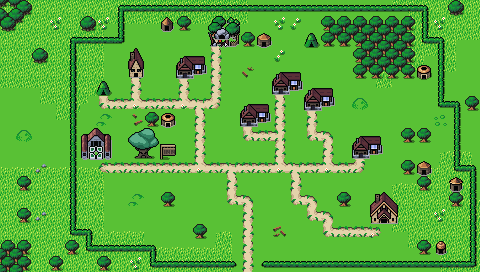

A level layout from a 2D game, rendered from its tile map. Below: a short description, then the map file with tile-grid data replaced by summaries:
An orthogonal 30x17 tile map with 16x16 px tiles, 4 tile layers (Background, Ground, Foreground, AboveSprites), 3 tilesets and 13 objects.

<map version="1.9" tiledversion="1.9.2" orientation="orthogonal" renderorder="right-down" width="30" height="17" tilewidth="16" tileheight="16" infinite="0" nextlayerid="6" nextobjectid="55">
 <editorsettings>
  <export target="wastetown..tmx" format="tmx" />
 </editorsettings>
 <tileset firstgid="1" source="../tileset/main.tsx" />
 <tileset firstgid="10113" source="../tileset/buildings.tsx" />
 <tileset firstgid="11905" source="../tileset/buildings-nocollide.tsx" />
 <layer id="1" name="Background" width="30" height="17">
  <data>[510 cells, 510 non-empty, 17 distinct tile ids]</data>
 </layer>
 <layer id="2" name="Ground" width="30" height="17">
  <data>[510 cells, 164 non-empty, 29 distinct tile ids]</data>
 </layer>
 <layer id="3" name="Foreground" width="30" height="17">
  <properties>
   <property name="spriteLayer" type="bool" value="true" />
  </properties>
  <data>[510 cells, 44 non-empty, 28 distinct tile ids]</data>
 </layer>
 <layer id="5" name="AboveSprites" width="30" height="17">
  <data>[510 cells, 61 non-empty, 30 distinct tile ids]</data>
 </layer>
 <objectgroup id="4" name="Objects">
  <object id="38" template="../obj/entry_up.tx" x="240" y="272" />
  <object id="41" template="../obj/shop.tx" x="129" y="82">
   <properties>
    <property name="commonShopList" value="Elf,Wolf,Druid,Squirrel,Sliver2Green,Wolf4Green" />
    <property name="mythicShopList" value="Planeswalker,WUBRG,Vehicle,Artifact,Equip,Wand,Legend4Green" />
    <property name="rareShopList" value="Simic,Golgari,Gruul,Selesnya,Creature6Green,Multicolor,Land4Green,PhyrexianGreen" />
    <property name="uncommonShopList" value="Creature2Green,Creature,Green" />
   </properties>
  </object>
  <object id="42" template="../obj/shop.tx" x="304" y="114">
   <properties>
    <property name="commonShopList" value="Elf,Wolf,Druid,Squirrel,Sliver2Green,Wolf4Green" />
    <property name="mythicShopList" value="Planeswalker,WUBRG,Vehicle,Artifact,Equip,Wand,Legend4Green" />
    <property name="rareShopList" value="Simic,Golgari,Gruul,Selesnya,Creature6Green,Multicolor,Land4Green,PhyrexianGreen" />
    <property name="uncommonShopList" value="Creature2Green,Creature,Green" />
   </properties>
  </object>
  <object id="43" template="../obj/shop.tx" x="352" y="162">
   <properties>
    <property name="commonShopList" value="Elf,Wolf,Druid,Squirrel,Sliver2Green,Wolf4Green" />
    <property name="mythicShopList" value="Planeswalker,WUBRG,Vehicle,Artifact,Equip,Wand,Legend4Green" />
    <property name="rareShopList" value="Simic,Golgari,Gruul,Selesnya,Creature6Green,Multicolor,Land4Green,PhyrexianGreen" />
    <property name="uncommonShopList" value="Creature2Green,Creature,Green" />
   </properties>
  </object>
  <object id="44" template="../obj/shop.tx" x="177" y="81">
   <properties>
    <property name="commonShopList" value="Elf,Wolf,Druid,Squirrel,Sliver2Green,Wolf4Green" />
    <property name="mythicShopList" value="Planeswalker,WUBRG,Vehicle,Artifact,Equip,Wand,Legend4Green" />
    <property name="rareShopList" value="Simic,Golgari,Gruul,Selesnya,Creature6Green,Multicolor,Land4Green,PhyrexianGreen" />
    <property name="uncommonShopList" value="Creature2Green,Creature,Green" />
   </properties>
  </object>
  <object id="45" template="../obj/shop.tx" x="240" y="129">
   <properties>
    <property name="commonShopList" value="Elf,Wolf,Druid,Squirrel,Sliver2Green,Wolf4Green" />
    <property name="mythicShopList" value="Planeswalker,WUBRG,Vehicle,Artifact,Equip,Wand,Legend4Green" />
    <property name="rareShopList" value="Simic,Golgari,Gruul,Selesnya,Creature6Green,Multicolor,Land4Green,PhyrexianGreen" />
    <property name="uncommonShopList" value="Creature2Green,Creature,Green" />
   </properties>
  </object>
  <object id="46" template="../obj/shop.tx" x="368" y="226">
   <properties>
    <property name="commonShopList" value="Elf,Wolf,Druid,Squirrel,Sliver2Green,Wolf4Green" />
    <property name="mythicShopList" value="Planeswalker,WUBRG,Vehicle,Artifact,Equip,Wand,Legend4Green" />
    <property name="rareShopList" value="Simic,Golgari,Gruul,Selesnya,Creature6Green,Multicolor,Land4Green,PhyrexianGreen" />
    <property name="uncommonShopList" value="Creature2Green,Creature,Green" />
   </properties>
  </object>
  <object id="47" template="../obj/inn.tx" x="137" y="162" />
  <object id="48" template="../obj/shop.tx" x="304" y="48">
   <properties>
    <property name="commonShopList" value="Forest" />
    <property name="noRestock" type="bool" value="true" />
   </properties>
  </object>
  <object id="51" template="../obj/quest.tx" x="98" y="162">
   <properties>
    <property name="questtype" value="forest_town_tribal" />
   </properties>
  </object>
  <object id="52" template="../obj/shardtrader.tx" x="98" y="98" />
  <object id="53" template="../obj/shop.tx" x="272" y="98">
   <properties>
    <property name="commonShopList" value="Elf,Wolf,Druid,Squirrel,Sliver2Green,Wolf4Green" />
    <property name="mythicShopList" value="Planeswalker,WUBRG,Vehicle,Artifact,Equip,Wand,Legend4Green" />
    <property name="rareShopList" value="Simic,Golgari,Gruul,Selesnya,Creature6Green,Multicolor,Land4Green,PhyrexianGreen" />
    <property name="uncommonShopList" value="Creature2Green,Creature,Green" />
   </properties>
  </object>
  <object id="54" template="../obj/shop.tx" x="208" y="50">
   <properties>
    <property name="commonShopList" value="Elf,Wolf,Druid,Squirrel,Sliver2Green,Wolf4Green" />
    <property name="mythicShopList" value="Planeswalker,WUBRG,Vehicle,Artifact,Equip,Wand,Legend4Green" />
    <property name="rareShopList" value="Simic,Golgari,Gruul,Selesnya,Creature6Green,Multicolor,Land4Green,PhyrexianGreen" />
    <property name="uncommonShopList" value="Creature2Green,Creature,Green" />
   </properties>
  </object>
 </objectgroup>
</map>
